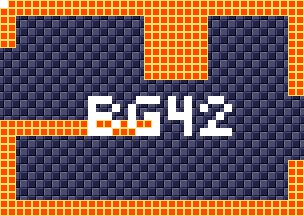

This game map was drawn from its Tiled (.tmx) file and the tilesets committed beside it. A one-line description and the trimmed map source follow:
An orthogonal 38x27 tile map with 8x8 px tiles, 4 tile layers (background, foreground, room numbers, Objects), 15 tilesets.

<map version="1.5" tiledversion="1.7.1" orientation="orthogonal" renderorder="right-down" width="38" height="27" tilewidth="8" tileheight="8" infinite="0" nextlayerid="11" nextobjectid="1">
 <tileset firstgid="1" source="tilesheets/tsKarniMata.tsx" />
 <tileset firstgid="1025" source="tilesheets/tsVoodooWasp.tsx" />
 <tileset firstgid="2049" source="tilesheets/tsBurial.tsx" />
 <tileset firstgid="3073" source="tilesheets/tsBlueTemple.tsx" />
 <tileset firstgid="4097" source="tilesheets/tsGoddess.tsx" />
 <tileset firstgid="5121" source="tilesheets/tsKonark.tsx" />
 <tileset firstgid="6145" name="sEnemies" tilewidth="8" tileheight="8" tilecount="1024" columns="32">
  <image source="../grapx/tilesheets/sObjects.bmp" trans="ff94ff" width="256" height="256" />
 </tileset>
 <tileset firstgid="7169" source="tilesheets/tsIceTemple.tsx" />
 <tileset firstgid="8193" source="tilesheets/tsLavaArea.tsx" />
 <tileset firstgid="9217" source="tilesheets/tsBossArea.tsx" />
 <tileset firstgid="10241" source="tilesheets/tsPegu.tsx" />
 <tileset firstgid="11265" source="tilesheets/sTiwanakuTemple.tsx" />
 <tileset firstgid="12289" source="tilesheets/sIndraTemple.tsx" />
 <tileset firstgid="13313" source="tilesheets/sTeleport.tsx" />
 <tileset firstgid="14337" source="tilesheets/sObjects.tsx" />
 <layer id="2" name="background" width="38" height="27">
  <data>[1026 cells, 1026 non-empty, 2 distinct tile ids]</data>
 </layer>
 <layer id="1" name="foreground" width="38" height="27">
  <data>[1026 cells, 308 non-empty, 1 distinct tile ids]</data>
 </layer>
 <layer id="7" name="room numbers" width="38" height="27">
  <data>[1026 cells, 45 non-empty, 1 distinct tile ids]</data>
 </layer>
 <layer id="10" name="Objects" width="38" height="27">
  <data>[1026 cells, 0 non-empty, 0 distinct tile ids]</data>
 </layer>
</map>
